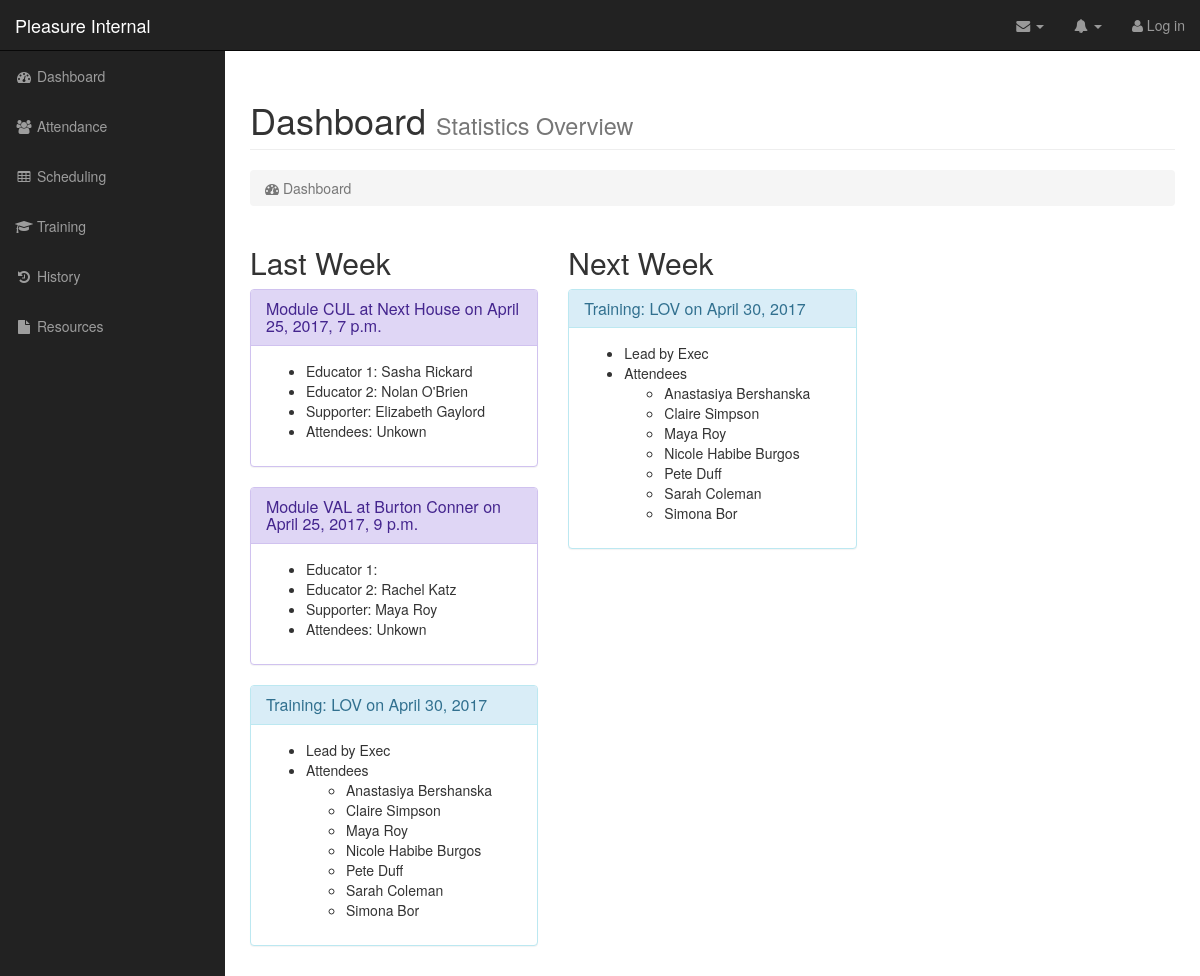
Before: / with the older database file.
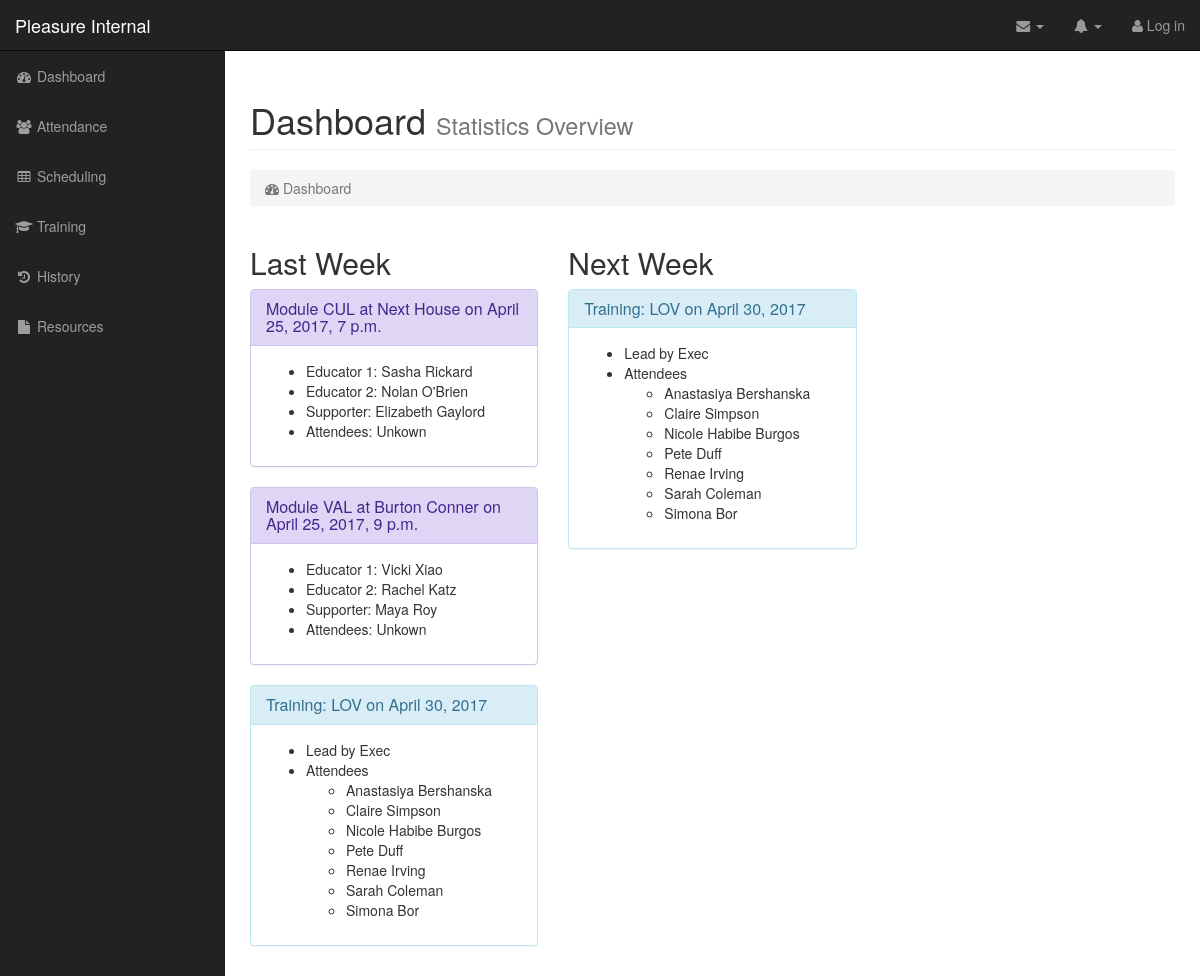
After: the same page with the newer database file.
### pleasure_app/models.py (models this page shows)
class Presentation(models.Model):
	MODULE_CHOICE_ENUM = (
                ('COM','Communication'),
                ('VAL','Values'),
                ('ID','Identity'),
                ('LOV','Love'),
                ('CUL','Culture'),
        )
	location = models.CharField(max_length=200,null=True,blank=True)
	subject = models.CharField(max_length=3,choices=MODULE_CHOICE_ENUM)
	date = models.DateTimeField()
	educator1 = models.ForeignKey(
		'Educator',
		related_name='educator1',
		blank=True,
		null=True,
	)
	educator2 = models.ForeignKey(
                'Educator',
                related_name='educator2',
                blank=True,
                null=True,
        )
        supporter = models.ForeignKey(
                'Educator',
                related_name='supporter',
                blank=True,
                null=True,
        )
	notes = models.TextField(null=True,blank=True)
	attendees = models.IntegerField(default=-1)
	def __str__(self):
		return "Presentation at " + str(self.location) + " on " + str(self.subject) + ", " + str(self.date)

class Educator(models.Model):
	first_name = models.CharField(max_length=200)
	last_name = models.CharField(max_length=200)
	training_class = models.CharField(max_length=10)
	graduation_year = models.IntegerField(default=0)
	athena = models.CharField(max_length=20)
	active = models.BooleanField(default=True)
	photo = models.ImageField(blank=True,null=True)
	living_group = models.CharField(max_length = 100, null=True,blank=True)
	bio = models.TextField(null=True,blank=True)
	trained_communication = models.ForeignKey(
		'Training',
		related_name='com_training',
		blank = True,
		null = True,
		limit_choices_to={'module':'COM'},
	)
	trained_values = models.ForeignKey(
                'Training',
        	related_name='val_training',
		blank = True,
                null = True,
                limit_choices_to={'module':'VAL'},
        )
	trained_identity = models.ForeignKey(
                'Training',
		related_name='id_training',
                blank = True,
                null = True,
                limit_choices_to={'module':'ID'},
        )
	trained_love = models.ForeignKey(
                'Training',
		related_name='lov_training',
                blank = True,
        	null = True,
                limit_choices_to={'module':'LOV'},
        )
	trained_culture = models.ForeignKey(
                'Training',
		related_name='cul_training',
                blank = True,
                null = True,
                limit_choices_to={'module':'CUL'},
        )
	def __str__(self):
		return "Educator " + str(self.first_name) + ' '  + str(self.last_name)

class Training(models.Model):
	MODULE_CHOICE_ENUM = (
		('COM','Communication'),
		('VAL','Values'),
		('ID','Identity'),
		('LOV','Love'),
		('CUL','Culture'),
	)
	module = models.CharField(max_length=3,choices=MODULE_CHOICE_ENUM)
	date = models.DateField()
	notes = models.TextField()
	def __str__(self):
		return "Training: " + str(self.module) + " on " + str(self.date)

### pleasure_app/views.py (the view)
# urls.py: url(r'^$', views.index, name='index'),
def index(request):
	educator_list = Educator.objects.filter(active=True).order_by('first_name')
	last_week_presentations = Presentation.objects.filter(date__gte=datetime.now()-timedelta(days=7)).filter(date__lte=datetime.now()).order_by('date')
	next_week_presentations = Presentation.objects.filter(date__lte=datetime.now()+timedelta(days=7)).filter(date__gte=datetime.now()).order_by('date')
	last_week_trainings = Training.objects.filter(date__gte=datetime.now()-timedelta(days=7)).filter(date__lte=datetime.now()).order_by('date')
	next_week_trainings = Training.objects.filter(date__lte=datetime.now()+timedelta(days=7)).filter(date__gte=datetime.now()).order_by('date')
	last_week_events = Event.objects.filter(date__gte=datetime.now()-timedelta(days=7)).filter(date__lte=datetime.now()).order_by('date')
	next_week_events = Event.objects.filter(date__lte=datetime.now()+timedelta(days=7)).filter(date__gte=datetime.now()).order_by('date')
	template = loader.get_template('pleasure_app/index.html')
	context = {
		'educator_list':educator_list,
		'next_week_presentations':next_week_presentations,
		'last_week_presentations':last_week_presentations,
		'last_week_trainings':last_week_trainings,
		'next_week_trainings':next_week_trainings,
		'last_week_events':last_week_events,
		'next_week_events':next_week_events,
	}
	return HttpResponse(template.render(context, request))

### pleasure_app/templates/pleasure_app/index.html (shortened to what this page needs)
{% extends 'base_internal.html' %}
{% block content %}
                <div class="row">
                    <div class="col-lg-12">
                        <h1 class="page-header">
                            Dashboard <small>Statistics Overview</small>
                        </h1>
                        <ol class="breadcrumb">
                            <li class="active">
                                <i class="fa fa-dashboard"></i> Dashboard
                            </li>
                        </ol>
                    </div>
                </div>
		<div class="row">
		    <div class="col-md-4">
			<h2> Last Week </h2>
			{% for p in last_week_presentations %}
                                {% include "pleasure_app/presentation_panel.html" %}
                        {% endfor %}
	                {% for t in last_week_trainings %}
                                {% include "pleasure_app/training_panel.html" %}
			{% endfor %}
		    </div>
		    <div class="col-md-4">
		    	<h2> Next Week </h2>
                        {% for t in next_week_trainings %}
                                {% include "pleasure_app/training_panel.html" %}
                        {% endfor %}
		    </div>
{% endblock %}

### pleasure_app/templates/pleasure_app/presentation_panel.html (shortened to what this page needs)
<div class= "panel panel-presentation">
	<div class="panel-heading"> <h3 class="panel-title">Module {{ p.subject }} at {{ p.location }} on {{ p.date }} </h3></div>
        <div class="panel-body">
                <ul>
                	<li> Educator 1: {{ p.educator1.first_name }} {{ p.educator1.last_name }}</li>
                        <li> Educator 2: {{ p.educator2.first_name }} {{ p.educator2.last_name }}</li>
                        <li> Supporter: {{ p.supporter.first_name }} {{ p.supporter.last_name }}</li>
                        <li>  Attendees: {% if p.attendees == -1 %} Unkown {% else %} {{ p.attendees }} {% endif %} </li>
        </div>
</div>

### pleasure_app/templates/pleasure_app/training_panel.html
<div class= "panel panel-info">
                            <div class="panel-heading"> <h3 class="panel-title">Training: {{ t.module }} on {{ t.date }}  </h3></div>
                            <div class="panel-body">
                                <ul>
				     <li> {{ t.notes }} </li>
                                      <li> Attendees </li>
                                <ul>{% for ed in educator_list %}
					{% if ed.trained_communication == t or ed.trained_values == t or ed.trained_identity == t or ed.trained_love == t or ed.trained_culture == t %}
						<li> {{ ed.first_name }} {{ ed.last_name }}</li>
					{% endif %}
					{% endfor %}
				</ul>
                            </div>
                        </div>

Changed rows visible on the page:
changed Presentation "VAL": educator1.first_name (not shown) → "Vicki"; educator1.last_name (not shown) → "Xiao"
changed Training "LOV": loses Educator (first_name "Maya", last_name "Roy"); gains Educator (first_name "Renae", last_name "Irving")
